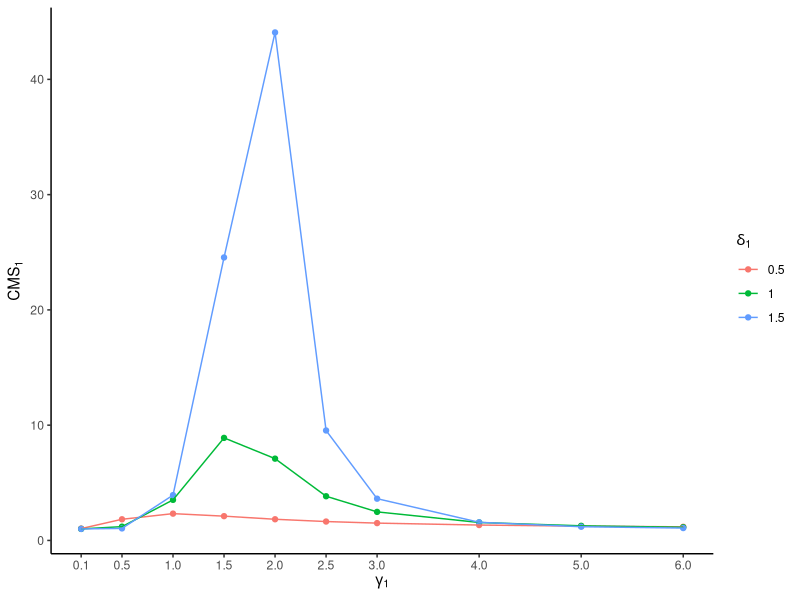
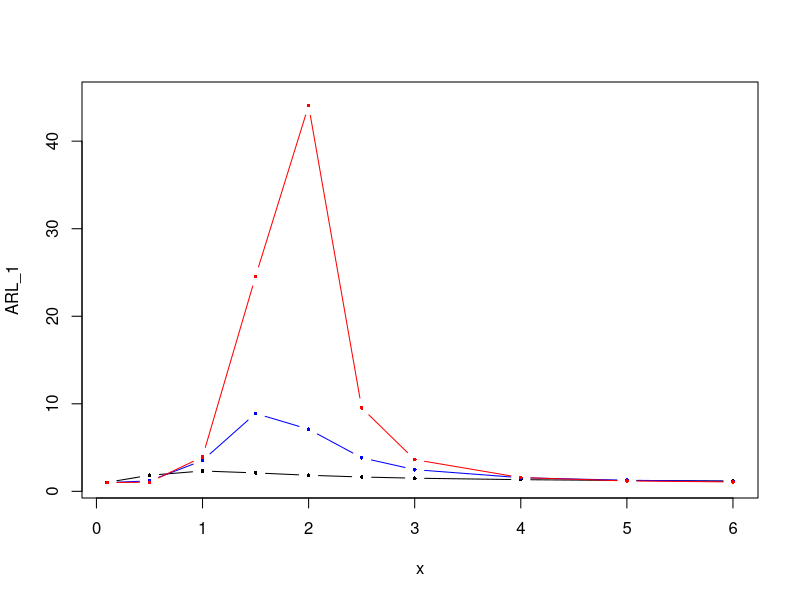
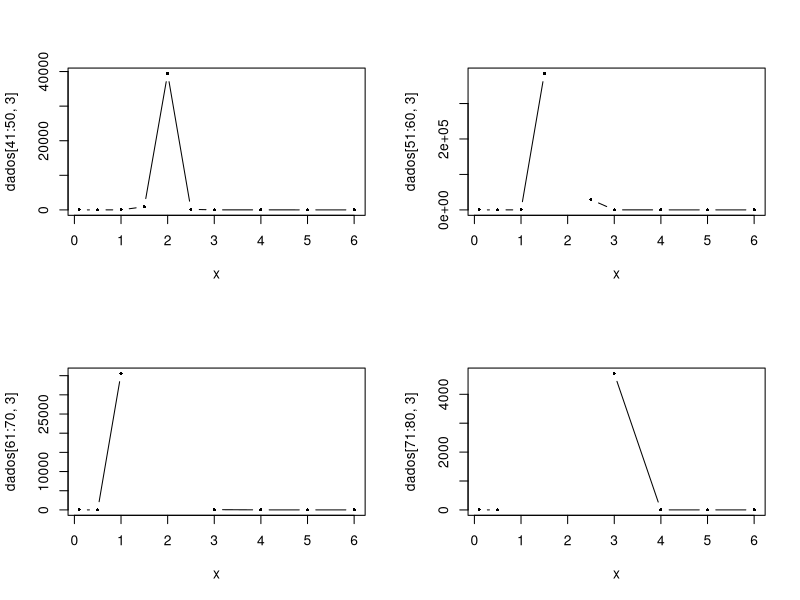
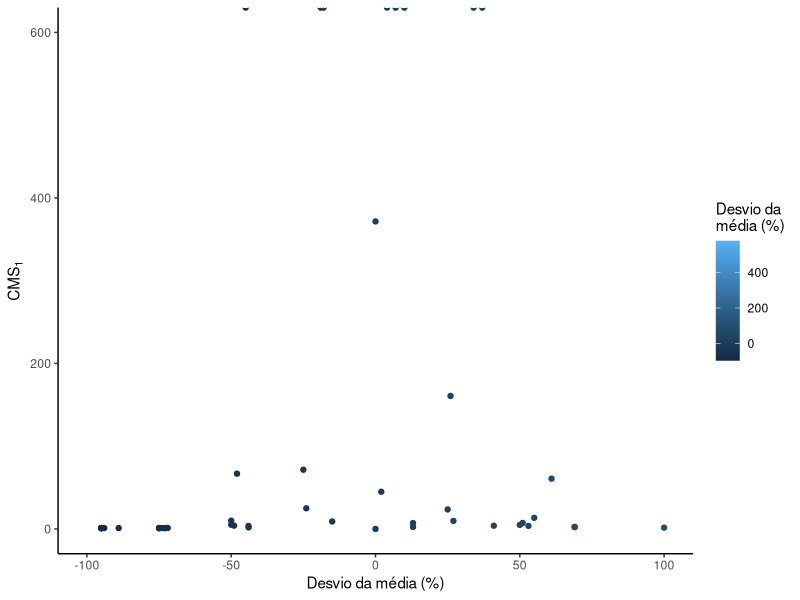

Recreate these plots in R, in order. (Note: this script raises an error after producing the figures.)
## ---- chunk 1
knitr::opts_chunk$set(echo = TRUE)

require(ggplot2)

## ---- chunk 2
pracma::clear()

weibull_carta_xbar = function(gama0=2, delta0=2,
                              gama1=c(.1, .5, 1, 1.5, 2, 2.5, 3, 4, 5, 6),
                              n=5, corridas=50*10**6, vetordelta){
  # Essa função faz a Tabela 1 (e as correlatas do apêndice): Valores de ARL's obtidos para análise de desempenho
  # do gráfico de X_barra (mudança bidirecional)
  
  # gama0 e delta0 são os Parâmetros sob controle.
  # gama1 e vetordelta (='delta1') são os parâmetros fora de controle
  # n é o tamanho amostral
  # corridas é a quantidade de repetição em cada iteração
  
  # Média da distribuição
  mu0 <- gama0*(gamma(1/delta0+1))
  
  # Desvio padrão
  Sigma20 <- (gama0^2)*(gamma(2/delta0+1)-(gamma(1/delta0+1)^2))
  Sigma0 <- Sigma20^0.5
  
  
  ## Distribuição Sob H0 (sob controle)
  
  SC0 <- (matrix(rweibull(n*corridas, delta0, gama0), n, corridas))
  SCmean0 <- colMeans(SC0) #Média das corridas amostras
  
  # Limites de Controle
  L<-quantile(SCmean0, c(pnorm(-3), 1-pnorm(-3)))
  LSC=L[[2]]
  LIC=L[[1]]
  
  ARL0<-1/(mean(SCmean0 <= LIC) + (mean(SCmean0 >= LSC)))

  tabela = data.frame(matrix(0, ncol=7))
  colnames(tabela) <- c("$gamma_1$", "$delta_1$", "$ARL_1$",
                         "$mu_1$", "$sigma_1$", "$desvio$", "$d(%)$")
  for(delta1 in vetordelta){
    for(valor in gama1){
      # Distribuição sob H1 (Fora de Controle)
      mu1 <- valor*(gamma(1/delta1+1))
      Sigma21 <- (valor^2)*(gamma(2/delta1+1)-(gamma(1/delta1+1)^2))
      Sigma1 <- Sigma21^0.5
      
      # Distribuição Sob H1 (sob controle)
      SC1<-(matrix(rweibull(n*corridas, delta1, valor),n,corridas)) #Corridas Amostras de tamanho n
      SCmean1<-colMeans(SC1) #Mean das corridas amostras
      
      ARL1 <- 1/(mean(SCmean1<=LIC) + (mean(SCmean1>=LSC)))
      
      # Cálculo do desvio (diferença absoluta das médias) e de d (diferença relativa)
      desvio = mu0 - mu1
      d = ifelse(desvio/mu0 < 1, round(desvio/mu0, 2)*-100, round(desvio/mu0, 2)*100)
      tabela = rbind(tabela, c(valor, delta1,
                               round(ARL1, 4), round(mu1, 4),
                               round(Sigma1, 4), round(desvio, 4), d))
      # As casas decimais serão formatadas na planilha
    }
    cat('\nFeito: delta1=', delta1)
    }
    
    cat("\nSob controle\n\n")
    print(data.frame(valor=c('gama_0' = round(gama0, 4), 'delta_0'=round(delta0, 4),
                             'ARL_0' = round(ARL0, 4), 'mu_0' = round(mu0, 4),
                             'sigma_0'= round(Sigma0, 4), 'LIC' = round(LIC, 4),
                             'LSC' = round(LSC, 4))))
  tabela <- tabela[-1, ]
  
  return(tabela)
}

## ---- chunk 3
dados = read.csv('tabela1_50mi.csv')
dados <- dados[, c(1:3)]
colnames(dados) <- c('Gama1', 'Delta1', 'ARL1')

x = dados[1:10, 1]

ggplot(dados[1:30, ], aes(x=Gama1, y=ARL1, group = Delta1, colour=factor(Delta1))) +
  geom_point() +
  geom_line() +
  labs(y = expression(CMS[1]), x = expression(gamma[1]), colour = expression(delta[1])) +
  scale_x_continuous(breaks = dados[1:10,1]) +
  theme_classic()

## ---- chunk 4
plot(x=x, y=dados[1:10, 3], 'b', ylim=c(min(dados[, 3]), 45),
    pch = 16, cex = .5, ylab = "ARL_1")

lines(x = x, y = dados[11:20, 3], 'b', pch = 16, cex = .5, col='blue')
lines(x = x, y = dados[21:30, 3], 'b', pch = 16, cex = .5, col='red')
#lines(x = x, y = dados[31:40, 3], 'b')

par(mfrow=c(2,2))
plot(x = x, y = dados[41:50, 3], 'b', pch=16, cex = .5)
plot(x = x, y = dados[51:60, 3], 'b', pch=16, cex = .5)
plot(x = x, y = dados[61:70, 3], 'b', pch=16, cex = .5)
plot(x = x, y = dados[71:80, 3], 'b', pch=16, cex = .5)


## ---- chunk 5
dados = read.csv('tabela1.csv')
dados <- dados[, c(2,3,4,8)]
colnames(dados) <- c('Gama1', 'Delta1', 'ARL1', 'd')

g1 = ggplot(dados, aes(x=d, y=ARL1, group = d, colour=d)) +
  geom_point() +
  xlim(c(-1,1)*100) +
  ylim(0, 600) +
  labs(y = expression(CMS[1]), x = 'Desvio da média (%)',
       colour = 'Desvio da\nmédia (%)') +
  #scale_fill_viridis_b()
  #scale_fill_brewer(palette = 'Set1') +
  #scale_x_continuous(breaks = dados[1:10,1]) +
  theme_classic()

g1

#g1 + scale_fill_distiller(palette = "Spectral")
#g1 + scale_color_brewer(palette = 'Set2')

## ---- chunk 6
clear()

set.seed(2025)

pracma::tic()

#Parametros sob controle
gamma0<-2
delta0<-2

n=5
mu0<-gamma0*(gamma(1/delta0+1))
Sigma20<-(gamma0^2)*(gamma(2/delta0+1)-(gamma(1/delta0+1)^2))
Sigma0<-Sigma20^0.5

# DistribuiçÃo Sob H0 (sob controle)
corridas<-50000000

# Corridas Amostras de tamanho n
SC0<-(matrix(rweibull(n*corridas, delta0, gamma0), n, corridas))

# Média e variância das corridas amostras
SCmean0<-colMeans(SC0) 
SCvar0<-colVars(SC0)

# Limites de Controle
## Será criada uma matriz com as estatísticas listadas abaixo, essas serão
## calculadas a partir de cada quantil z.

z<-seq(0.00012, 0.0010, 0.000005) # precisa avaliar caso a caso
zt=length(z)
H0=matrix(0,zt,7)
for (v in 1:zt) {
  v1=z[v]
  Lm<-quantile(SCmean0, c(v1, 1-v1))
  Lv<-quantile(SCvar0, c(v1, 1-v1))
  LSa<-Lm[[2]]
  LIa<-Lm[[1]]
  LSb<-Lv[[2]]
  LIb<-Lv[[1]]
  
  zz<-mean(SCmean0<=LIa | SCmean0>=LSa | SCvar0<=LIb | SCvar0>=LSb)
  zz=1/zz
  erro=abs(zz-370.4)
  H0[v, 1]=v1
  H0[v, 2]=erro
  H0[v, 3]=zz
  H0[v, 4]=LSa
  H0[v, 5]=LIa
  H0[v, 6]=LSb
  H0[v, 7]=LIb
}

H0f<-sortrows(H0, 2)

ARL0<-H0f[1, 3]

pracma::toc() # 541 segundos

## ---- chunk 7
pracma::tic()

# Parametros fora controle
vetorgama <- c(.1, .5, 1, 1.5, 2, 2.5, 3, 4, 5, 6)
vetordelta <- c(.5, 1, 1.5, 2, 3, 5, 10, 20)


for(delta1 in vetordelta){
  resultados = matrix(0, ncol=8, dimnames = list(
    c(''),
    c('$gamma_1$', '$delta_1$', 'LSa', 'LIa',
      'LSb', 'LIb', '$ARL_0$', '$ARL_1_conjunta$')))
  
  for(gamma1 in vetorgama){
    # Corridas Amostras de tamanho n
    SC1 <- (matrix(rweibull(n*corridas, delta1, gamma1), n, corridas))
    
    SCmean1<-colMeans(SC1)
    SCvar1<-colVars(SC1)
    LSa<-H0f[1, 4]
    LIa<-H0f[1, 5]
    LSb<-H0f[1, 6]
    LIb<-H0f[1, 7]

    zz1<-mean(SCmean1<=LIa | SCmean1>=LSa | SCvar1<=LIb | SCvar1>=LSb)
    ARL1=1/zz1
    
    da_vez = c(gamma1, delta1, LSa, LIa, LSb, LIb, ARL0, ARL1)
    
    resultados = rbind(resultados, da_vez)
    cat("\nFeito: gama1=", gamma1)
  }
  
  # Escrevendo os resultados em um arquivo .csv
  write.table(resultados[-1, ], "tabela_3.csv", sep = ",",
              col.names = !file.exists("tabela_3.csv"),
              row.names = F, append = T)
  
  cat("\n\t\tFeito: delta_1=", delta1)
}

#cat('Limite Superior Media Conjunta=', LSa, "\n")
#cat('Limite Inferior Media Conjunta =', LIa, "\n")
#cat('Limite Superior VarianciaConjunta =', LSb, "\n")
#cat('Limite Inferior VarianciaConjunta =', LIb, "\n")
#cat('ARL0=', ARL0, "\n")
#cat('ARL1=', ARL1, "\n")

pracma::toc() # 2790 segundos

## ---- chunk 8
clear()

set.seed(2025)

pracma::tic()

#Parametros sob controle
gamma0 <- 2
delta0 <- 3
n=5
mu0<-gamma0*(gamma(1/delta0+1))
Sigma20<-(gamma0^2)*(gamma(2/delta0+1)-(gamma(1/delta0+1)^2))
Sigma0<-Sigma20^0.5

# DistribuiçÃo Sob H0 (sob controle)
corridas<-50000000

# Corridas Amostras de tamanho n
SC0<-(matrix(rweibull(n*corridas, delta0, gamma0), n, corridas))

# Média e variância das corridas amostras
SCmean0<-colMeans(SC0) 
SCvar0<-colVars(SC0)

# Limites de Controle
## Será criada uma matriz com as estatísticas listadas abaixo, essas serão
## calculadas a partir de cada quantil z.

z<-seq(0.00012, 0.0010, 0.000005) # precisa avaliar caso a caso
zt=length(z)
H0=matrix(0,zt,7)
for (v in 1:zt) {
  v1=z[v]
  Lm<-quantile(SCmean0, c(v1, 1-v1))
  Lv<-quantile(SCvar0, c(v1, 1-v1))
  LSa<-Lm[[2]]
  LIa<-Lm[[1]]
  LSb<-Lv[[2]]
  LIb<-Lv[[1]]
  
  zz<-mean(SCmean0<=LIa | SCmean0>=LSa | SCvar0<=LIb | SCvar0>=LSb)
  zz=1/zz
  erro=abs(zz-370.4)
  H0[v, 1]=v1
  H0[v, 2]=erro
  H0[v, 3]=zz
  H0[v, 4]=LSa
  H0[v, 5]=LIa
  H0[v, 6]=LSb
  H0[v, 7]=LIb
}

H0f<-sortrows(H0, 2)

ARL0<-H0f[1, 3]

pracma::toc() # 450 segundos

## ---- chunk 9
nome = 'tabela4.csv'
pracma::tic()

# Parametros fora controle
vetorgama <- c(.1, .5, 1, 1.5, 2, 2.5, 3, 4, 5, 6)
vetordelta <- c(.5, 1, 1.5, 2, 3, 5, 10, 20)

for(delta1 in vetordelta){
  resultados = matrix(0, ncol=8, dimnames = list(
    c(''),
    c('$gamma_1$', '$delta_1$', 'LSa', 'LIa',
      'LSb', 'LIb', '$ARL_0$', '$ARL_1_conjunta$')))
  
  for(gamma1 in vetorgama){
    # Corridas Amostras de tamanho n
    SC1 <- (matrix(rweibull(n*corridas, delta1, gamma1), n, corridas))
    
    SCmean1<-colMeans(SC1)
    SCvar1<-colVars(SC1)
    LSa<-H0f[1, 4]
    LIa<-H0f[1, 5]
    LSb<-H0f[1, 6]
    LIb<-H0f[1, 7]

    zz1<-mean(SCmean1<=LIa | SCmean1>=LSa | SCvar1<=LIb | SCvar1>=LSb)
    ARL1=1/zz1
    
    da_vez = c(gamma1, delta1, LSa, LIa, LSb, LIb, ARL0, ARL1)
    
    resultados = rbind(resultados, da_vez)
    cat("\nFeito: gama_1=", gamma1)
  }
  
  # Escrevendo os resultados em um arquivo .csv
  write.table(resultados[-1, ], nome, sep = ",",
              col.names = !file.exists(nome),
              row.names = F, append = T)
  
  cat("\n\t\tFeito: delta_1=", delta1)
}

pracma::toc() # 2424 segundos

## ---- chunk 10
clear()

set.seed(2025)

pracma::tic()

#Parametros sob controle
gamma0 <- 1/2
delta0 <- 1
n=5
mu0<-gamma0*(gamma(1/delta0+1))
Sigma20<-(gamma0^2)*(gamma(2/delta0+1)-(gamma(1/delta0+1)^2))
Sigma0<-Sigma20^0.5

# DistribuiçÃo Sob H0 (sob controle)
corridas<-50000000

# Corridas Amostras de tamanho n
SC0<-(matrix(rweibull(n*corridas, delta0, gamma0), n, corridas))

# Média e variância das corridas amostras
SCmean0<-colMeans(SC0) 
SCvar0<-colVars(SC0)

# Limites de Controle
## Será criada uma matriz com as estatísticas listadas abaixo, essas serão
## calculadas a partir de cada quantil z.

z<-seq(0.00012, 0.0010, 0.000005) # precisa avaliar caso a caso
zt=length(z)
H0=matrix(0,zt,7)
for (v in 1:zt) {
  v1=z[v]
  Lm<-quantile(SCmean0, c(v1, 1-v1))
  Lv<-quantile(SCvar0, c(v1, 1-v1))
  LSa<-Lm[[2]]
  LIa<-Lm[[1]]
  LSb<-Lv[[2]]
  LIb<-Lv[[1]]
  
  zz<-mean(SCmean0<=LIa | SCmean0>=LSa | SCvar0<=LIb | SCvar0>=LSb)
  zz=1/zz
  erro=abs(zz-370.4)
  H0[v, 1]=v1
  H0[v, 2]=erro
  H0[v, 3]=zz
  H0[v, 4]=LSa
  H0[v, 5]=LIa
  H0[v, 6]=LSb
  H0[v, 7]=LIb
}

H0f<-sortrows(H0, 2)

ARL0<-H0f[1, 3]

pracma::toc() # 555 segundos

## ---- chunk 11
nome = 'tabela5.csv'
pracma::tic()

# Parametros fora controle
vetorgama <- c(.1, .5, 1, 1.5, 2, 2.5, 3, 4, 5, 6)
vetordelta <- c(.5, 1, 1.5, 2, 3, 5, 10, 20)

for(delta1 in vetordelta){
  resultados = matrix(0, ncol=8, dimnames = list(
    c(''),
    c('$gamma_1$', '$delta_1$', 'LSa', 'LIa',
      'LSb', 'LIb', '$ARL_0$', '$ARL_1_conjunta$')))
  
  for(gamma1 in vetorgama){
    # Corridas Amostras de tamanho n
    SC1 <- (matrix(rweibull(n*corridas, delta1, gamma1), n, corridas))
    
    SCmean1<-colMeans(SC1)
    SCvar1<-colVars(SC1)
    LSa<-H0f[1, 4]
    LIa<-H0f[1, 5]
    LSb<-H0f[1, 6]
    LIb<-H0f[1, 7]

    zz1<-mean(SCmean1<=LIa | SCmean1>=LSa | SCvar1<=LIb | SCvar1>=LSb)
    ARL1=1/zz1
    
    da_vez = c(gamma1, delta1, LSa, LIa, LSb, LIb, ARL0, ARL1)
    
    resultados = rbind(resultados, da_vez)
    cat("\nFeito: gama_1=", gamma1)
  }
  
  # Escrevendo os resultados em um arquivo .csv
  write.table(resultados[-1, ], nome, sep = ",",
              col.names = !file.exists(nome),
              row.names = F, append = T)
  
  cat("\n\t\tFeito: delta_1=", delta1)
}

pracma::toc() # 2656 segundos


## ---- chunk 12
clear()

set.seed(2025)

pracma::tic()

# Parametros sob controle
gamma0 <- 3
delta0 <- 6
n=5
mu0<-gamma0*(gamma(1/delta0+1))
Sigma20<-(gamma0^2)*(gamma(2/delta0+1)-(gamma(1/delta0+1)^2))
Sigma0<-Sigma20^0.5

# DistribuiçÃo Sob H0 (sob controle)
corridas<-50000000

# Corridas Amostras de tamanho n
SC0<-(matrix(rweibull(n*corridas, delta0, gamma0), n, corridas))

# Média e variância das corridas amostras
SCmean0<-colMeans(SC0) 
SCvar0<-colVars(SC0)

# Limites de Controle
## Será criada uma matriz com as estatísticas listadas abaixo, essas serão
## calculadas a partir de cada quantil z.

z<-seq(0.00012, 0.0010, 0.000005) # precisa avaliar caso a caso
zt=length(z)
H0=matrix(0,zt,7)
for (v in 1:zt) {
  v1=z[v]
  Lm<-quantile(SCmean0, c(v1, 1-v1))
  Lv<-quantile(SCvar0, c(v1, 1-v1))
  LSa<-Lm[[2]]
  LIa<-Lm[[1]]
  LSb<-Lv[[2]]
  LIb<-Lv[[1]]
  
  zz<-mean(SCmean0<=LIa | SCmean0>=LSa | SCvar0<=LIb | SCvar0>=LSb)
  zz=1/zz
  erro=abs(zz-370.4)
  H0[v, 1]=v1
  H0[v, 2]=erro
  H0[v, 3]=zz
  H0[v, 4]=LSa
  H0[v, 5]=LIa
  H0[v, 6]=LSb
  H0[v, 7]=LIb
}

H0f<-sortrows(H0, 2)

ARL0<-H0f[1, 3]

pracma::toc() # 439 segundos

## ---- chunk 13
nome = 'tabela6.csv'
pracma::tic()

# Parametros fora controle
vetorgama <- c(.1, .5, 1, 1.5, 2, 2.5, 3, 4, 5, 6)
vetordelta <- c(.5, 1, 1.5, 2, 3, 5, 10, 20)

for(delta1 in vetordelta){
  resultados = matrix(0, ncol=8, dimnames = list(
    c(''),
    c('$gamma_1$', '$delta_1$', 'LSa', 'LIa',
      'LSb', 'LIb', '$ARL_0$', '$ARL_1_conjunta$')))
  
  for(gamma1 in vetorgama){
    # Corridas Amostras de tamanho n
    SC1 <- (matrix(rweibull(n*corridas, delta1, gamma1), n, corridas))
    
    SCmean1<-colMeans(SC1)
    SCvar1<-colVars(SC1)
    LSa<-H0f[1, 4]
    LIa<-H0f[1, 5]
    LSb<-H0f[1, 6]
    LIb<-H0f[1, 7]

    zz1<-mean(SCmean1<=LIa | SCmean1>=LSa | SCvar1<=LIb | SCvar1>=LSb)
    ARL1=1/zz1
    
    da_vez = c(gamma1, delta1, LSa, LIa, LSb, LIb, ARL0, ARL1)
    
    resultados = rbind(resultados, da_vez)
    cat("\nFeito: gama_1=", gamma1)
  }
  
  # Escrevendo os resultados em um arquivo .csv
  write.table(resultados[-1, ], nome, sep = ",",
              col.names = !file.exists(nome),
              row.names = F, append = T)
  
  cat("\n\t\tFeito: delta_1=", delta1)
}

pracma::toc() # 2905 segundos

## ---- chunk 14
clear()

set.seed(2025)

pracma::tic()

#Parametros sob controle
gamma0 <- 50
delta0 <- 25
n=5
mu0<-gamma0*(gamma(1/delta0+1))
Sigma20<-(gamma0^2)*(gamma(2/delta0+1)-(gamma(1/delta0+1)^2))
Sigma0<-Sigma20^0.5

# DistribuiçÃo Sob H0 (sob controle)
corridas<-50000000

# Corridas Amostras de tamanho n
SC0<-(matrix(rweibull(n*corridas, delta0, gamma0), n, corridas))

# Média e variância das corridas amostras
SCmean0<-colMeans(SC0) 
SCvar0<-colVars(SC0)

# Limites de Controle
## Será criada uma matriz com as estatísticas listadas abaixo, essas serão
## calculadas a partir de cada quantil z.

z<-seq(0.00012, 0.0010, 0.000005) # precisa avaliar caso a caso
zt=length(z)
H0=matrix(0,zt,7)
for (v in 1:zt) {
  v1=z[v]
  Lm<-quantile(SCmean0, c(v1, 1-v1))
  Lv<-quantile(SCvar0, c(v1, 1-v1))
  LSa<-Lm[[2]]
  LIa<-Lm[[1]]
  LSb<-Lv[[2]]
  LIb<-Lv[[1]]
  
  zz<-mean(SCmean0<=LIa | SCmean0>=LSa | SCvar0<=LIb | SCvar0>=LSb)
  zz=1/zz
  erro=abs(zz-370.4)
  H0[v, 1]=v1
  H0[v, 2]=erro
  H0[v, 3]=zz
  H0[v, 4]=LSa
  H0[v, 5]=LIa
  H0[v, 6]=LSb
  H0[v, 7]=LIb
}

H0f<-sortrows(H0, 2)

ARL0<-H0f[1, 3]

pracma::toc() # 544 segundos

## ---- chunk 15
nome = 'tabela7.csv'

pracma::tic()

# Parametros fora controle
vetorgama <- c(.1, .5, 1, 1.5, 2, 2.5, 3, 4, 5, 6)
vetordelta <- c(.5, 1, 1.5, 2, 3, 5, 10, 20)

for(delta1 in vetordelta){
  resultados = matrix(0, ncol=8, dimnames = list(
    c(''),
    c('$gamma_1$', '$delta_1$', 'LSa', 'LIa',
      'LSb', 'LIb', '$ARL_0$', '$ARL_1_conjunta$')))
  
  for(gamma1 in vetorgama){
    # Corridas Amostras de tamanho n
    SC1 <- (matrix(rweibull(n*corridas, delta1, gamma1), n, corridas))
    
    SCmean1<-colMeans(SC1)
    SCvar1<-colVars(SC1)
    LSa<-H0f[1, 4]
    LIa<-H0f[1, 5]
    LSb<-H0f[1, 6]
    LIb<-H0f[1, 7]

    zz1<-mean(SCmean1<=LIa | SCmean1>=LSa | SCvar1<=LIb | SCvar1>=LSb)
    ARL1=1/zz1
    
    da_vez = c(gamma1, delta1, LSa, LIa, LSb, LIb, ARL0, ARL1)
    
    resultados = rbind(resultados, da_vez)
    cat("\nFeito: gama_1=", gamma1)
  }
  
  # Escrevendo os resultados em um arquivo .csv
  write.table(resultados[-1, ], nome, sep = ",",
              col.names = !file.exists(nome),
              row.names = F, append = T)
  
  cat("\n\t\tFeito: delta_1=", delta1)
}

pracma::toc() # 3153 segundos

## ---- chunk 16
pracma::clear()

weibull_carta_var = function(gama0=2, delta0=2,
                              gama1=c(.1, .5, 1, 1.5, 2, 2.5, 3, 4, 5, 6),
                              n=5, corridas=50*10**6, vetordelta){
  # Essa função faz a Tabela 1 (e as correlatas do apêndice): Valores de ARL's obtidos para análise de desempenho
  # do gráfico de X_barra (mudança bidirecional)
  
  # gama0 e delta0 são os Parâmetros sob controle.
  # gama1 e vetordelta (='delta1') são os parâmetros fora de controle
  # n é o tamanho amostral
  # corridas é a quantidade de repetição em cada iteração
  
  # Média da distribuição
  mu0 <- gama0*(gamma(1/delta0+1))
  
  # Desvio padrão
  Sigma20 <- (gama0^2)*(gamma(2/delta0+1)-(gamma(1/delta0+1)^2))
  Sigma0 <- Sigma20^0.5
  
  
  ## Distribuição Sob H0 (sob controle)
  
  SC0 <- (matrix(rweibull(n*corridas, delta0, gama0), n, corridas))
  SCmean0 <- colVars(SC0) #Média das corridas amostras
  
  # Limites de Controle
  L<-quantile(SCmean0, c(pnorm(-3), 1-pnorm(-3)))
  LSC=L[[2]]
  LIC=L[[1]]
  
  ARL0<-1/(mean(SCmean0 <= LIC) + (mean(SCmean0 >= LSC)))

  tabela = data.frame(matrix(0, ncol=7))
  colnames(tabela) <- c("$gamma_1$", "$delta_1$", "$ARL_1$",
                         "$mu_1$", "$sigma_1$", "$desvio$", "$d(%)$")
  for(delta1 in vetordelta){
    for(valor in gama1){
      # Distribuição sob H1 (Fora de Controle)
      mu1 <- valor*(gamma(1/delta1+1))
      Sigma21 <- (valor^2)*(gamma(2/delta1+1)-(gamma(1/delta1+1)^2))
      Sigma1 <- Sigma21^0.5
      
      # Distribuição Sob H1 (sob controle)
      SC1<-(matrix(rweibull(n*corridas, delta1, valor),n,corridas)) #Corridas Amostras de tamanho n
      SCmean1<-colMeans(SC1) #Mean das corridas amostras
      
      ARL1 <- 1/(mean(SCmean1<=LIC) + (mean(SCmean1>=LSC)))
      
      # Cálculo do desvio (diferença absoluta das médias) e de d (diferença relativa)
      desvio = mu0 - mu1
      d = ifelse(desvio/mu0 < 1, round(desvio/mu0, 2)*-100, round(desvio/mu0, 2)*100)
      tabela = rbind(tabela, c(valor, delta1,
                               round(ARL1, 4), round(mu1, 4),
                               round(Sigma1, 4), round(desvio, 4), d))
      # As casas decimais serão formatadas na planilha
    }
    cat('\nFeito: delta1=', delta1)
    }
    
    cat("\nSob controle\n\n")
    print(data.frame(valor=c('gama_0' = round(gama0, 4), 'delta_0'=round(delta0, 4),
                             'ARL_1' = round(ARL0, 4), 'mu_0' = round(mu0, 4),
                             'sigma_0'= round(Sigma0, 4), 'LIC' = round(LIC, 4),
                             'LSC' = round(LSC, 4))))
  tabela <- tabela[-1, ]
  
  return(tabela)
}
## ---- chunk 17
aux = weibull_carta_var(vetordelta = c(.5, 1, 1.5, 2))

## ---- chunk 18
aux
## ---- chunk 19
# Para tabelas B
# Carta de S^2

gamma0<-2
delta0<-2
#Par?metros fora controle
#gamma1<-1
#delta1<-1

# # # # # # # # # # # # # # # # #
n=5
mu0<-gamma0*(gamma(1/delta0+1))
Sigma20<-(gamma0^2)*(gamma(2/delta0+1)-(gamma(1/delta0+1)^2))
Sigma0<-Sigma20^0.5
#Distribui??o Sob H0 (sob controle)
corridas<-50000000
SC0<-(matrix(rweibull(n*corridas,delta0,gamma0),n,corridas)) #Corridas Amostras de tamanho n
SCvar0<-colVars(SC0)
#Limites de Controle

z<-seq(0.00012,0.0010,0.000005) #precisa avaliar caso a caso
zt=length(z)
H0=matrix(0, zt, 5)
for (v in 1:zt) {
  v1=z[v]
  Lv<-quantile(SCvar0,c(v1,1-v1))
  LSb<-Lv[[2]]
  LIb<-Lv[[1]]
  
  zz<-mean(SCvar0<=LIb | SCvar0>=LSb)
  zz=1/zz
  erro=abs(zz-370.4)
  H0[v,1]=v1
  H0[v,2]=erro
  H0[v,3]=zz
  H0[v,4]=LSb
  H0[v,5]=LIb
}

H0f<-sortrows(H0, 2)

ARL0<-H0f[1,3]
# # # # # # # # # # # # # # # # # #


SC1<-(matrix(rweibull(n*corridas,delta1,gamma1),n,corridas)) #Corridas Amostras de tamanho n
SCvar1<-colVars(SC1)
LSb<-H0f[1, 4]
LIb<-H0f[1, 5]

#Seria bom fazer um loop aqui para aproveitar os Limites de Controle j? calculados
zz1<-mean(SCvar1<=LIb | SCvar1>=LSb)
ARL1=1/zz1
ARL1


## ---- chunk 20
nome = 'teste_carta_s2.csv'
# Parametros fora controle
vetorgama <- c(.1, .5, 1, 1.5, 2, 2.5, 3, 4, 5, 6)
vetordelta <- c(.5)#, 1, 1.5, 2, 3, 5, 10, 20)

z<-seq(0.00012,0.0010,0.000005) #precisa avaliar caso a caso
zt=length(z)
H0=matrix(0, zt, 5)
for (v in 1:zt) {
  v1=z[v]
  Lv<-quantile(SCvar0,c(v1,1-v1))
  LSb<-Lv[[2]]
  LIb<-Lv[[1]]
  
  zz<-mean(SCvar0<=LIb | SCvar0>=LSb)
  zz=1/zz
  erro=abs(zz-370.4)
  H0[v,1]=v1
  H0[v,2]=erro
  H0[v,3]=zz
  H0[v,4]=LSb
  H0[v,5]=LIb
}

H0f<-sortrows(H0, 2)

ARL0<-H0f[1,3]
## ---- chunk 21
for(gamma1 in vetorgama){
  resultados = matrix(0, ncol=6, dimnames = list(
    c(''),
    c('$gamma_1$', '$delta_1$', 'LSb', 'LIb', '$ARL_0$', '$ARL_1_conjunta$')))
  
  for(delta1 in vetordelta){
    # Corridas Amostras de tamanho n
    SC1 <- (matrix(rweibull(n*corridas, delta1, gamma1), n, corridas))
    
    SCvar1<-colVars(SC1)
    LSb<-H0f[1, 4]
    LIb<-H0f[1, 5]

    zz1<-mean(SCvar1<=LIb | SCvar1>=LSb)
    ARL1=1/zz1
    
    da_vez = c(gamma1, delta1, LSb, LIb, ARL0, ARL1)
    
    resultados = rbind(resultados, da_vez)
    cat("\nFeito: delta_1=", delta1)
  }
  
  # Escrevendo os resultados em um arquivo .csv
  write.table(resultados[-1, ], nome, sep = ",",
              col.names = !file.exists(nome),
              row.names = F, append = T)
  
  cat("\n\t\tFeito: gama_1=", gamma1)
}
